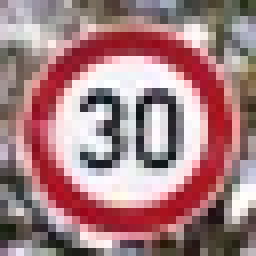
#> input picture test_images/01.jpg, 32 x 32 px (shown 8 times larger)
$ python -i effects.py   (imports and definitions only)
#> lines starting #> are read from the running program, lines starting #| are printed output that depends on the picture
#> further down, picture is the input picture: shape (32, 32, 3); mean B, G, R 129.4, 126.2, 164.8
import cv2
import numpy as np

class ImageEffect:

    def random_effect(self, img):
        a = np.random.randint(0, 3, [1, 4]).astype('bool')[0]

        if a[0] == True:
            img = self.image_rotate(img)
        if a[1] == True:
            img = self.image_shear(img)
        if a[2] == True:
           img = self.image_blur(img)
        if a[3] == True:
            img = self.image_gamma(img)
        return img

    def image_rotate(self, img):
        row, col, channel = img.shape # for color images

        angle = np.random.uniform(-60, 60)
        rotation_point = (row / 2, col / 2)
        rotation_matrix = cv2.getRotationMatrix2D(rotation_point, angle, 1)

        rotated_img = cv2.warpAffine(img, rotation_matrix, (col, row))
        return rotated_img


    def image_shear(self, img):
        x, y, channel = img.shape  # for color images
#> x = 32; y = 32; channel = 3

        shear = np.random.randint(5,15)
        pts1 = np.array([[5, 5], [20, 5], [5, 20]]).astype('float32')
        pt1 = 5 + shear * np.random.uniform() - shear / 2
        pt2 = 20 + shear * np.random.uniform() - shear / 2
        pts2 = np.float32([[pt1, 5], [pt2, pt1], [5, pt2]])

        M = cv2.getAffineTransform(pts1, pts2)
        result = cv2.warpAffine(img, M, (y, x))
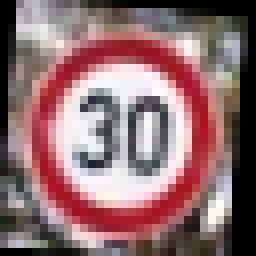
#> result: shape (32, 32, 3) (shown 8 times larger); mean B, G, R 111.4, 108.5, 141.9
        return result

    def image_blur(self, img):
        r_int = np.random.randint(0, 2)
        odd_size = 2 * r_int + 1
        return cv2.GaussianBlur(img, (odd_size, odd_size), 0)

    def image_gamma(self, img):
        gamma = np.random.uniform(0.3, 1.5)
        invGamma = 1.0 / gamma
        table = np.array([((i / 255.0) ** invGamma) * 255 for i in np.arange(0, 256)]).astype("uint8")
        new_img = cv2.LUT(img, table)
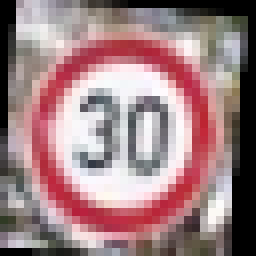
#> new_img: shape (32, 32, 3) (shown 8 times larger); mean B, G, R 130.4, 127.5, 157.9
        return new_img

>>> import cv2
>>> picture = cv2.imread('test_images/01.jpg')
>>> result = ImageEffect().random_effect(picture)

$ run again, on test_images/02.jpg
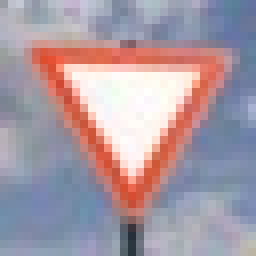
#> input picture test_images/02.jpg, 32 x 32 px (shown 8 times larger)
#> picture is the input picture: shape (32, 32, 3); mean B, G, R 164.1, 153.8, 169.3
#> in image_shear, `result = cv2.warpAffine(img, M, (y, x))`:
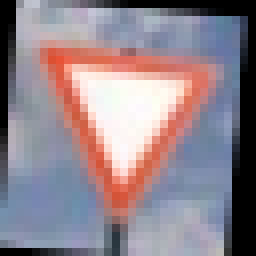
#> result: shape (32, 32, 3) (shown 8 times larger); mean B, G, R 140.5, 131.6, 144.9
#> in image_gamma, `new_img = cv2.LUT(img, table)`:
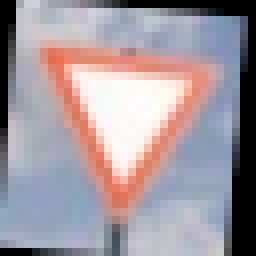
#> new_img: shape (32, 32, 3) (shown 8 times larger); mean B, G, R 158.1, 150.7, 161.4

$ run again, on test_images/03.jpg
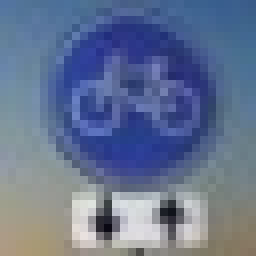
#> input picture test_images/03.jpg, 32 x 32 px (shown 8 times larger)
#> picture is the input picture: shape (32, 32, 3); mean B, G, R 145.2, 114.8, 100.3
#> in image_shear, `result = cv2.warpAffine(img, M, (y, x))`:
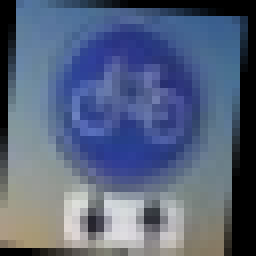
#> result: shape (32, 32, 3) (shown 8 times larger); mean B, G, R 124.8, 98.3, 85.8
#> in image_gamma, `new_img = cv2.LUT(img, table)`:
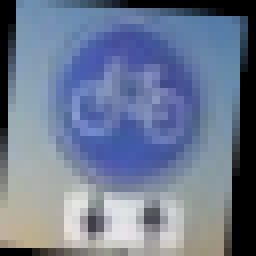
#> new_img: shape (32, 32, 3) (shown 8 times larger); mean B, G, R 145.5, 121.2, 108.8

$ run again, on test_images/04.jpg
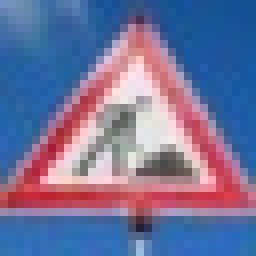
#> input picture test_images/04.jpg, 32 x 32 px (shown 8 times larger)
#> picture is the input picture: shape (32, 32, 3); mean B, G, R 154.4, 114.7, 114
#> in image_shear, `result = cv2.warpAffine(img, M, (y, x))`:
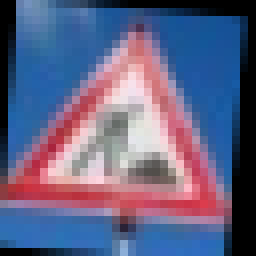
#> result: shape (32, 32, 3) (shown 8 times larger); mean B, G, R 131.9, 98.2, 98.4
#> in image_gamma, `new_img = cv2.LUT(img, table)`:
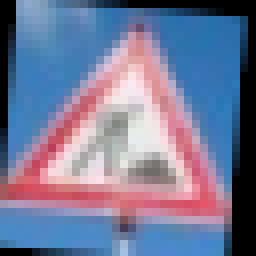
#> new_img: shape (32, 32, 3) (shown 8 times larger); mean B, G, R 151.1, 121.1, 116.4
